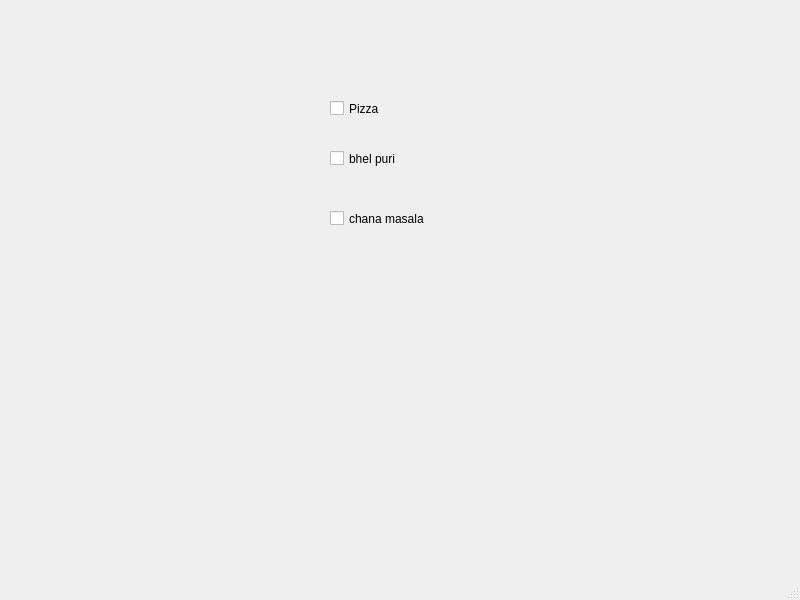
<?xml version="1.0" encoding="UTF-8"?>
<ui version="4.0">
 <class>MainWindow</class>
 <widget class="QMainWindow" name="MainWindow">
  <property name="geometry">
   <rect>
    <x>0</x>
    <y>0</y>
    <width>800</width>
    <height>600</height>
   </rect>
  </property>
  <property name="windowTitle">
   <string>MainWindow</string>
  </property>
  <widget class="QWidget" name="centralwidget">
   <widget class="QCheckBox" name="checkBox">
    <property name="geometry">
     <rect>
      <x>330</x>
      <y>100</y>
      <width>151</width>
      <height>17</height>
     </rect>
    </property>
    <property name="text">
     <string>Pizza</string>
    </property>
   </widget>
   <widget class="QCheckBox" name="checkBox_2">
    <property name="geometry">
     <rect>
      <x>330</x>
      <y>150</y>
      <width>111</width>
      <height>17</height>
     </rect>
    </property>
    <property name="text">
     <string>bhel puri</string>
    </property>
   </widget>
   <widget class="QCheckBox" name="checkBox_3">
    <property name="geometry">
     <rect>
      <x>330</x>
      <y>210</y>
      <width>111</width>
      <height>17</height>
     </rect>
    </property>
    <property name="text">
     <string>chana masala</string>
    </property>
   </widget>
  </widget>
  <widget class="QMenuBar" name="menubar">
   <property name="geometry">
    <rect>
     <x>0</x>
     <y>0</y>
     <width>800</width>
     <height>26</height>
    </rect>
   </property>
  </widget>
  <widget class="QStatusBar" name="statusbar"/>
 </widget>
 <resources/>
 <connections/>
</ui>
